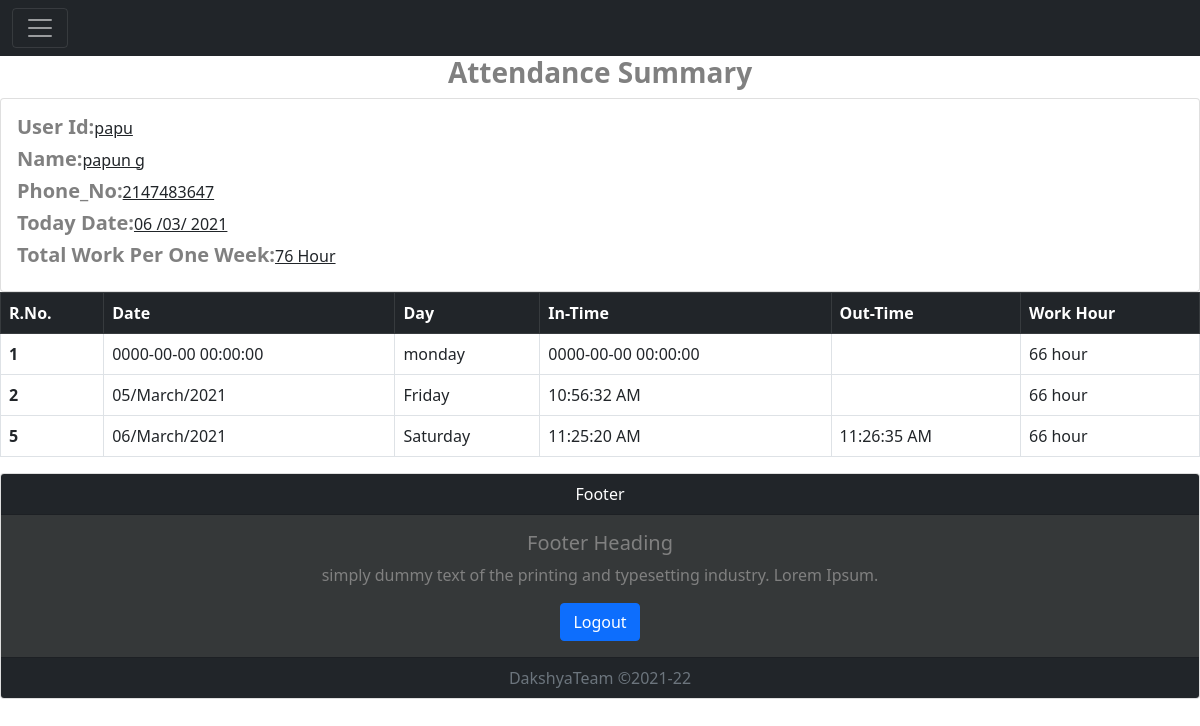
/Dakshya/view.php?id=papu, run on the app's committed database.
### tables this page shows
CREATE TABLE `employee` (
  `e_id` int(11) NOT NULL,
  `e_name` varchar(255) DEFAULT NULL,
  `e_phone` text DEFAULT NULL,
  `e_uid` varchar(100) NOT NULL,
  `e_pass` varchar(100) DEFAULT NULL
);

CREATE TABLE `attendance` (
  `a_id` int(11) NOT NULL,
  `u_id` varchar(100) NOT NULL,
  `day` varchar(11) DEFAULT NULL,
  `in_time` text DEFAULT NULL,
  `out_time` text DEFAULT NULL,
  `date` text DEFAULT NULL,
  `update_time` timestamp NOT NULL DEFAULT current_timestamp() ON UPDATE current_timestamp()
);

### Dakshya/view.php (the view)
<?php
include("config.php");
if(isset($_REQUEST['id'])){
include("header.php");
  $id=$_REQUEST['id'];
  $sql5="SELECT * FROM employee WHERE e_uid='$id'";
  $row5=$conn->query("$sql5");
  if($row5->rowCount()>0){
    $result5=$row5->fetch(PDO::FETCH_ASSOC);
?>
<h3 style="color:gray;text-align:center;"><strong>Attendance Summary</strong></h3>
<div class="card">
  <div class="card-body">
    <h5 style="color:gray;font-weight:bold;display:inline-block;">User Id:</h5><u><?php echo $result5['e_uid']; ?></u><br>
    <h5 style="color:gray;font-weight:bold;display:inline-block;">Name:</h5><u><?php echo $result5['e_name']; ?></u><br>
    <h5 style="color:gray;font-weight:bold;display:inline-block;">Phone_No:</h5><u><?php echo $result5['e_phone']; ?></u><br>
    <h5 style="color:gray;font-weight:bold;display:inline-block;">Today Date:</h5><u><?php echo date("d /m/ Y"); ?></u><br>
    <h5 style="color:gray;font-weight:bold;display:inline-block;">Total Work Per One Week:</h5><u>76 Hour</u><br>
  </div>
</div>
<table class="table table-bordered table-responsive table-hover">
  <thead class="table-dark">
     <tr>
      <th scope="col">R.No.</th>
      <th scope="col">Date</th>
      <th scope="col">Day</th>
      <th scope="col">In-Time</th>
      <th scope="col">Out-Time</th>
      <th scope="col">Work Hour</th>
    </tr>
  </thead>
  <tbody>
    <?php
    $sql6="SELECT * FROM attendance WHERE u_id='$id'";
  $row6=$conn->query("$sql6");
  if($row6->rowCount()>0){
    while($result6=$row6->fetch(PDO::FETCH_ASSOC)){
    ?>
    <tr>
      <th scope="row"><?php echo $result6["a_id"]; ?></th>
      <td><?php echo $result6["date"]; ?></td>
      <td><?php echo $result6["day"]; ?></td>
      <td><?php echo $result6["in_time"]; ?></td>
      <td><?php echo $result6["out_time"]; ?></td>
      <td>66 hour</td>
    </tr>
    <?php }}else{ echo "sorry No Record Found."; } ?>
  </tbody>
</table>
<?php
}else {
  echo "there is no record found.";
}
include("login_footer.php");
}
?>

### Dakshya/header.php (shortened to what this page needs)
<!DOCTYPE html>
<html lang="en">
<head>
  <link href="https://cdn.jsdelivr.net/npm/bootstrap@5.0.0-beta2/dist/css/bootstrap.min.css" rel="stylesheet">
</head>
<body>
<nav class="navbar navbar-dark bg-dark">
  <div class="container-fluid">
    <button class="navbar-toggler" type="button" data-bs-toggle="collapse" data-bs-target="#navbarToggleExternalContent" aria-controls="navbarToggleExternalContent" aria-expanded="false" aria-label="Toggle navigation">
      <span class="navbar-toggler-icon"></span>
    </button>
  </div>
</nav>
<div class="full">

### Dakshya/login_footer.php
<div class="card text-center text-white">
  <div class="card-header bg-dark ">
    Footer
  </div>
  <div class="card-body" style="background-color:#353839;color:gray;">
    <h5 class="card-title">Footer  Heading</h5>
    <p class="card-text">simply dummy text of the printing and typesetting industry. Lorem Ipsum.</p>
    <a href="logout.php" class="btn btn-primary">Logout</a>
  </div>
  <div class="card-footer text-muted bg-dark">
    DakshyaTeam &copy;2021-22
  </div>
</div>
</div>
</body>
</html>

### data on the page
employee: e_uid "papu", e_name "papun g", e_phone "2147483647"
attendance: a_id "1", date "0000-00-00 00:00:00", day "monday", in_time "0000-00-00 00:00:00"
attendance: a_id "2", date "05/March/2021", day "Friday", in_time "10:56:32 AM"
attendance: a_id "5", date "06/March/2021", day "Saturday", in_time "11:25:20 AM", out_time "11:26:35 AM"
